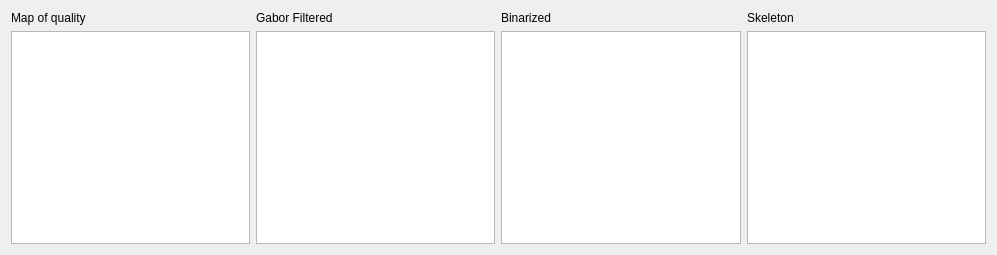
               <widget class="QWidget" name="scrollAreaWidgetContents">
                <property name="geometry">
                 <rect>
                  <x>0</x>
                  <y>0</y>
                  <width>997</width>
                  <height>255</height>
                 </rect>
                </property>
                <layout class="QVBoxLayout" name="verticalLayout_27">
                 <item>
                  <layout class="QHBoxLayout" name="horizontalLayout_12">
                   <item>
                    <layout class="QVBoxLayout" name="verticalLayout_18">
                     <item>
                      <widget class="QLabel" name="mask_label">
                       <property name="text">
                        <string>Map of quality</string>
                       </property>
                      </widget>
                     </item>
                     <item>
                      <widget class="QGraphicsView" name="mask_view">
                       <property name="minimumSize">
                        <size>
                         <width>200</width>
                         <height>0</height>
                        </size>
                       </property>
                       <property name="dragMode">
                        <enum>QGraphicsView::ScrollHandDrag</enum>
                       </property>
                      </widget>
                     </item>
                    </layout>
                   </item>
                   <item>
                    <layout class="QVBoxLayout" name="verticalLayout_19">
                     <item>
                      <widget class="QLabel" name="gaborFiltered_label">
                       <property name="text">
                        <string>Gabor Filtered</string>
                       </property>
                      </widget>
                     </item>
                     <item>
                      <widget class="QGraphicsView" name="gaborFiltered_view">
                       <property name="minimumSize">
                        <size>
                         <width>200</width>
                         <height>0</height>
                        </size>
                       </property>
                       <property name="dragMode">
                        <enum>QGraphicsView::ScrollHandDrag</enum>
                       </property>
                      </widget>
                     </item>
                    </layout>
                   </item>
                   <item>
                    <layout class="QVBoxLayout" name="verticalLayout_20">
                     <item>
                      <widget class="QLabel" name="binarized_label">
                       <property name="text">
                        <string>Binarized</string>
                       </property>
                      </widget>
                     </item>
                     <item>
                      <widget class="QGraphicsView" name="binarized_view">
                       <property name="minimumSize">
                        <size>
                         <width>200</width>
                         <height>0</height>
                        </size>
                       </property>
                       <property name="dragMode">
                        <enum>QGraphicsView::ScrollHandDrag</enum>
                       </property>
                      </widget>
                     </item>
                    </layout>
                   </item>
                   <item>
                    <layout class="QVBoxLayout" name="verticalLayout_21">
                     <item>
                      <widget class="QLabel" name="skeleton_label">
                       <property name="text">
                        <string>Skeleton</string>
                       </property>
                      </widget>
                     </item>
                     <item>
                      <widget class="QGraphicsView" name="skeleton_view">
                       <property name="minimumSize">
                        <size>
                         <width>200</width>
                         <height>0</height>
                        </size>
                       </property>
                       <property name="dragMode">
                        <enum>QGraphicsView::ScrollHandDrag</enum>
                       </property>
                      </widget>
                     </item>
                    </layout>
                   </item>
                  </layout>
                 </item>
                </layout>
               </widget>
